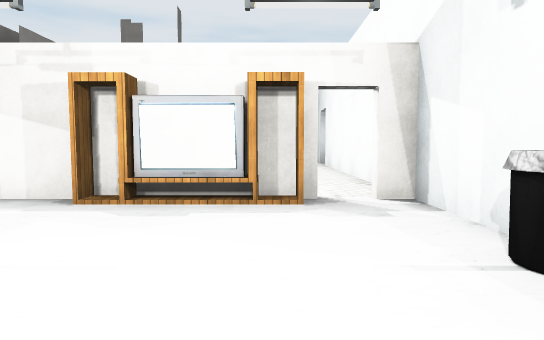
View 1 (above)

24 first-person views from a walk through a 3-D level made in the Unity game engine. The camera is 1.3 m above the floor, tilts 4° down and sees 75° across. The floor is counted in squares, 2 m on a side. Each view is taken from the middle of a square. On the plan, view 1 faces up. The plan holds only what a view shows up to about 10 squares ahead; the rest is blank. The place goes on beyond the plan. The player is left out. Some animated figures are left out. Door leaves are left out, so doorways stand open. Some surface patterns are stand-ins.

View 2
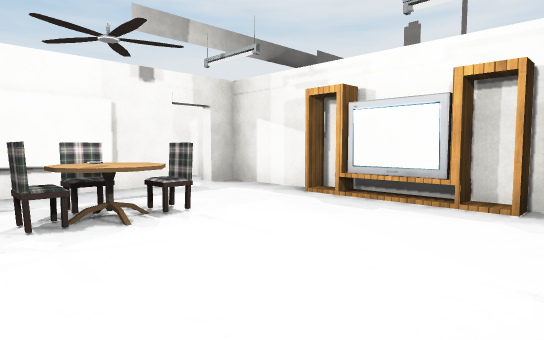

View 3
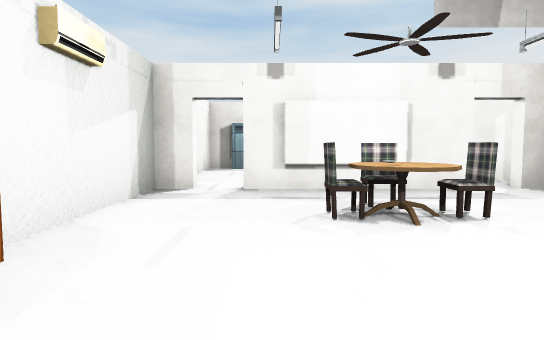

View 4
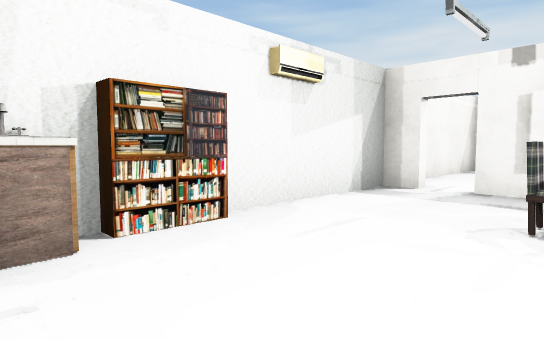

View 5
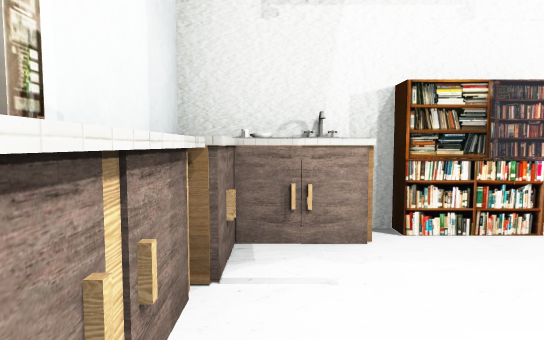

View 6
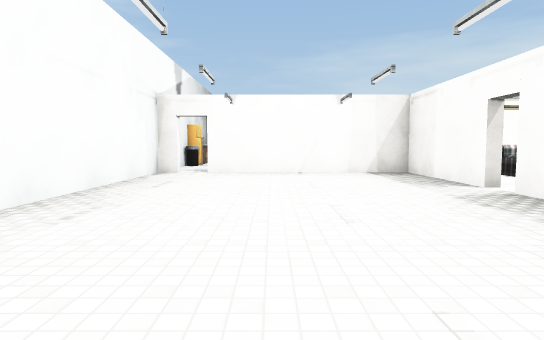

View 7
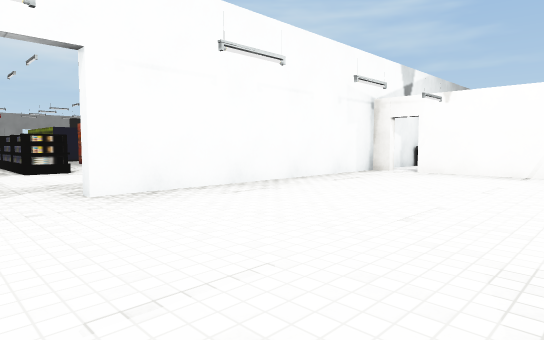

View 8
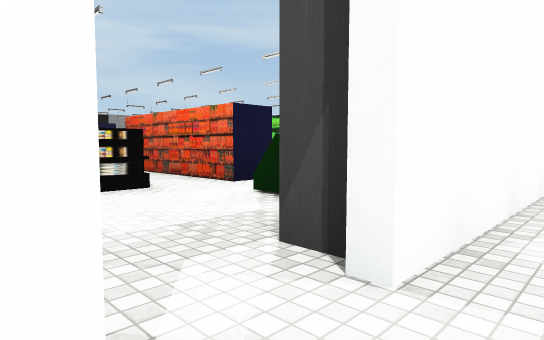

View 9
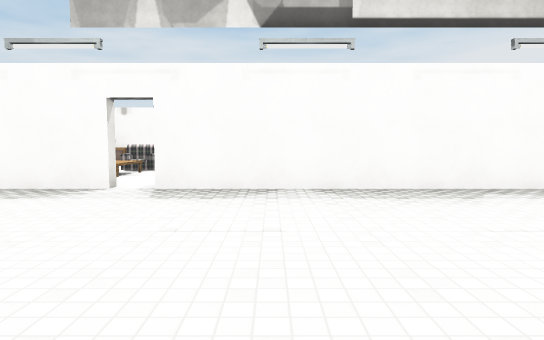

View 10
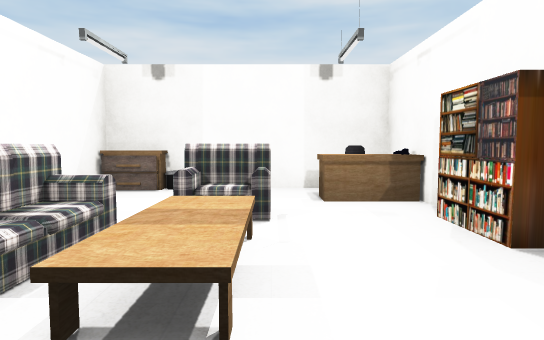

View 11
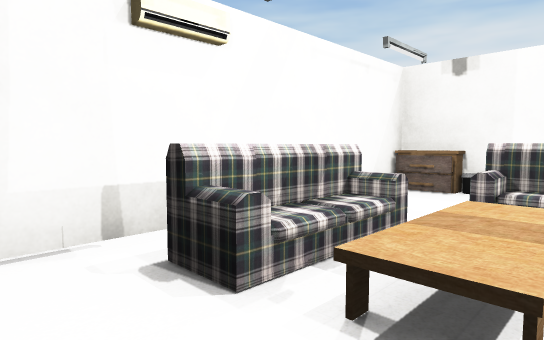

View 12
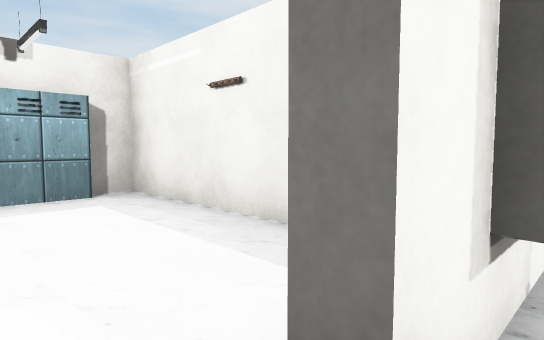

View 13
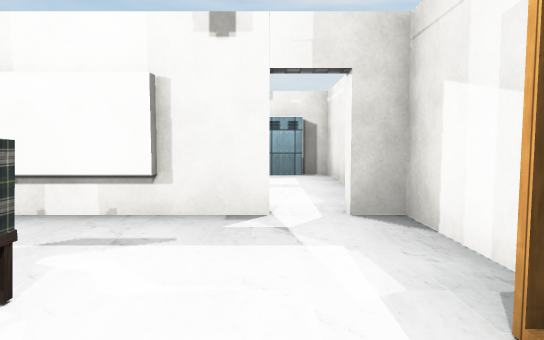

View 14
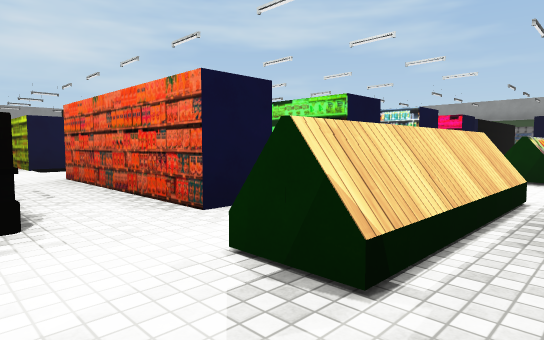

View 15
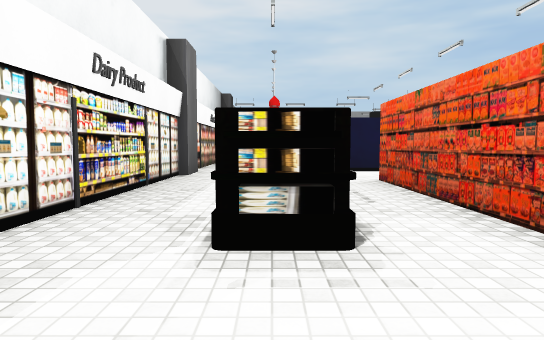

View 16
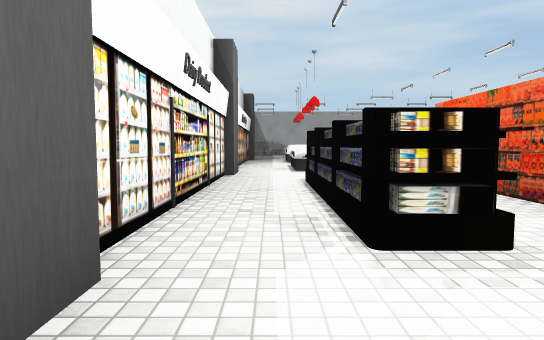

View 17
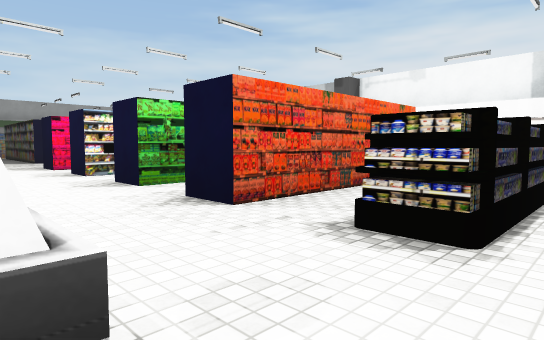

View 18
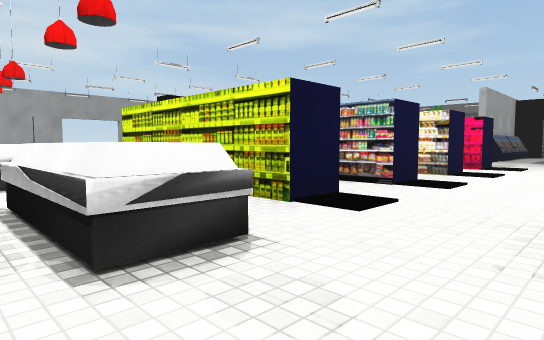

View 19
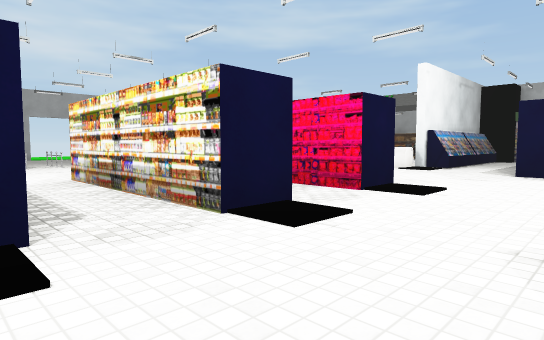

View 20
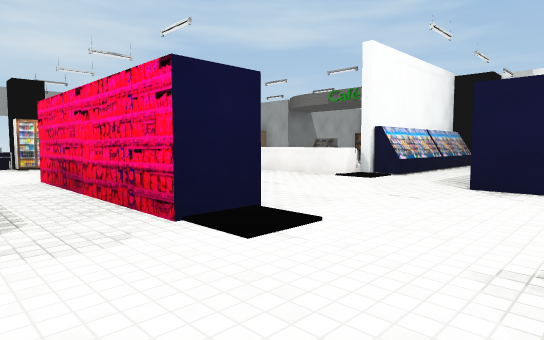

View 21
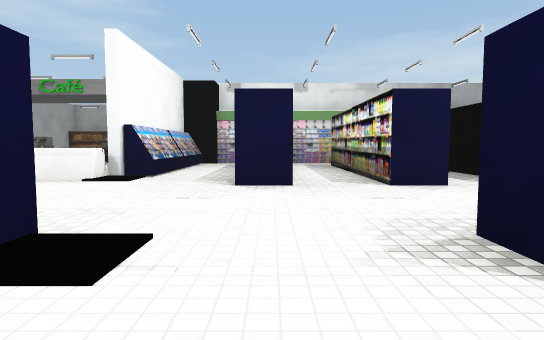

View 22
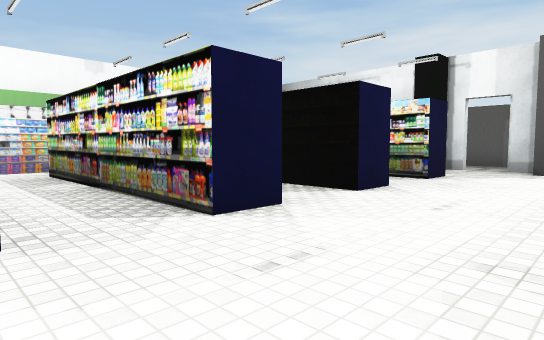

View 23
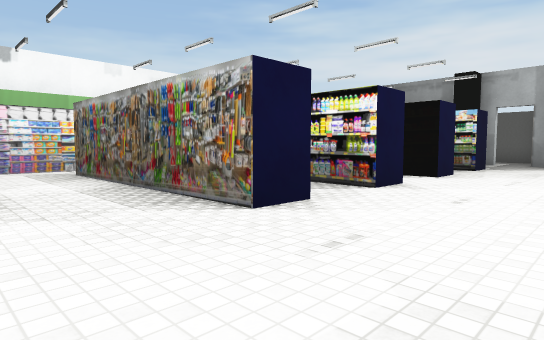

View 24
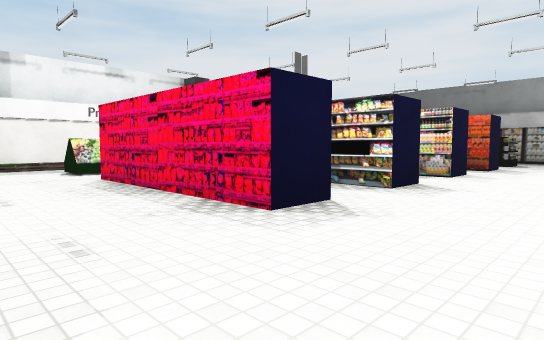

### Floor plan
Ten units are one square. View 1 is at (0, 0); x grows to the right and y downward. Boxes are objects, and circles mark ways between rooms. Rooms are numbered by the first view taken in them; rooms with no view inside come last. Other rooms are left out.
<svg viewBox="-109 -140 309 243">
<path fill="none" stroke="#000" d="M-20 -8 -20 -5 -25 -5M-20 -19 -25 -19M-25 -6 -20 -6M14 6 14 -6M17 -22 17 -43 12 -43M-15 -43 -43 -43M-43 -30 -43 5M17 18 17 1M-43 11 -43 17 -11 17M-17 -13 -19 -8M-18 -9 -20 -8 -25 -8M-19 -12 -24 -12M-20 -16 -25 -16M-43 -76 -43 -45 -15 -45M12 -45 17 -45 17 -115M-43 -135 -43 -82M-104 -76 -104 -55M-94 -45 -52 -45M137 -4 137 -15 184 -15M100 -15 105 -15 105 -5 59 -5M116 27 126 27 126 85M137 -29 137 -40 184 -40M91 27 101 27 101 85M99 -40 105 -40 105 -30 94 -30M137 -55 137 -65 148 -65M66 27 76 27 76 59M96 -65 105 -65 105 -56 99 -56M137 -80 137 -90 184 -90M41 27 51 27 51 35M25 -16 25 15M60 -80 60 -90 105 -90 105 -80 100 -80M98 98 138 98M20 15 20 21M20 29 20 35M105 -113 105 -105M64 -104 64 -113 103 -113 103 -104M62 -105 62 -113M128 -128 116 -128M118 -130 60 -130M58 -128 50 -128M20 -113 28 -113M-59 -12 -90 -12M-90 11 -90 17 -59 17"/>
<rect x="-35" y="-15" width="10" height="10" fill="#bbb"><title>other object</title></rect>
<rect x="-15" y="-45" width="10" height="10" fill="#bbb"><title>TV</title></rect>
<rect x="-5" y="15" width="10" height="10" fill="#bbb"><title>bookshelf</title></rect>
<rect x="-5" y="-45" width="10" height="10" fill="#bbb"><title>other object</title></rect>
<rect x="5" y="15" width="10" height="10" fill="#bbb"><title>other object</title></rect>
<rect x="5" y="5" width="10" height="10" fill="#bbb"><title>sink</title></rect>
<rect x="5" y="-25" width="10" height="10" fill="#bbb"><title>other object</title></rect>
<rect x="-95" y="-75" width="20" height="20" fill="#bbb"><title>sofa</title></rect>
<rect x="-95" y="-85" width="10" height="10" fill="#bbb"><title>other object</title></rect>
<rect x="-95" y="-95" width="10" height="10" fill="#bbb"><title>other object</title></rect>
<rect x="-85" y="-95" width="10" height="10" fill="#bbb"><title>bookshelf</title></rect>
<rect x="-75" y="-55" width="20" height="10" fill="#bbb"><title>sofa</title></rect>
<rect x="-75" y="-75" width="20" height="20" fill="#bbb"><title>table</title></rect>
<rect x="35" y="-35" width="10" height="30" fill="#bbb"><title>shelf</title></rect>
<rect x="35" y="-95" width="10" height="30" fill="#bbb"><title>shelf</title></rect>
<rect x="125" y="-115" width="30" height="10" fill="#bbb"><title>shelf</title></rect>
<rect x="145" y="75" width="10" height="20" fill="#bbb"><title>shelf</title></rect>
<rect x="145" y="45" width="10" height="20" fill="#bbb"><title>shelf</title></rect>
<rect x="155" y="35" width="10" height="10" fill="#bbb"><title>other object</title></rect>
<rect x="175" y="-115" width="20" height="10" fill="#bbb"><title>other object</title></rect>
<rect x="-95" y="-5" width="10" height="10" fill="#bbb"><title>locker</title></rect>
<circle cx="10" cy="-40" r="3" fill="#2a7"/>
<circle cx="-50" cy="10" r="3" fill="#2a7"/>
<circle cx="-40" cy="-80" r="3" fill="#2a7"/>
<circle cx="20" cy="-120" r="3" fill="#2a7"/>
<text x="-10" y="-10">1</text>
<text x="-10" y="-90">2</text>
<text x="-70" y="-80">3</text>
<text x="120" y="0">4</text>
<text x="-70" y="0">5</text>
</svg>
Room 1 opens to room 2. Room 1 opens to room 5. Room 2 opens to room 3. Room 2 opens to room 4.

Where each view was taken, in squares from view 1:
view 1: 0 up, 0 right, facing up
view 2: 0 up, 1 right, facing up-left
view 3: 0 up, 1 right, facing left
view 4: 1 up, 1 right, facing down-left
view 5: 1 up, 1 right, facing down
view 6: 13 up, 1 left, facing down
view 7: 13 up, 3 left, facing down-right
view 8: 13 up, 1 right, facing down-right
view 9: 10 up, 1 right, facing left
view 10: 7 up, 5 left, facing left
view 11: 7 up, 5 left, facing down-left
view 12: 1 down, 4 left, facing up-left
view 13: 3 up, 1 left, facing left
view 14: 11 up, 3 right, facing down-right
view 15: 11 up, 4 right, facing right
view 16: 12 up, 4 right, facing right
view 17: 12 up, 13 right, facing down-left
view 18: 12 up, 11 right, facing down-right
view 19: 6 up, 11 right, facing down-right
view 20: 3 up, 11 right, facing down-right
view 21: 3 up, 12 right, facing down
view 22: 0 up, 12 right, facing down-left
view 23: 0 up, 15 right, facing down-left
view 24: 2 down, 13 right, facing up-left
